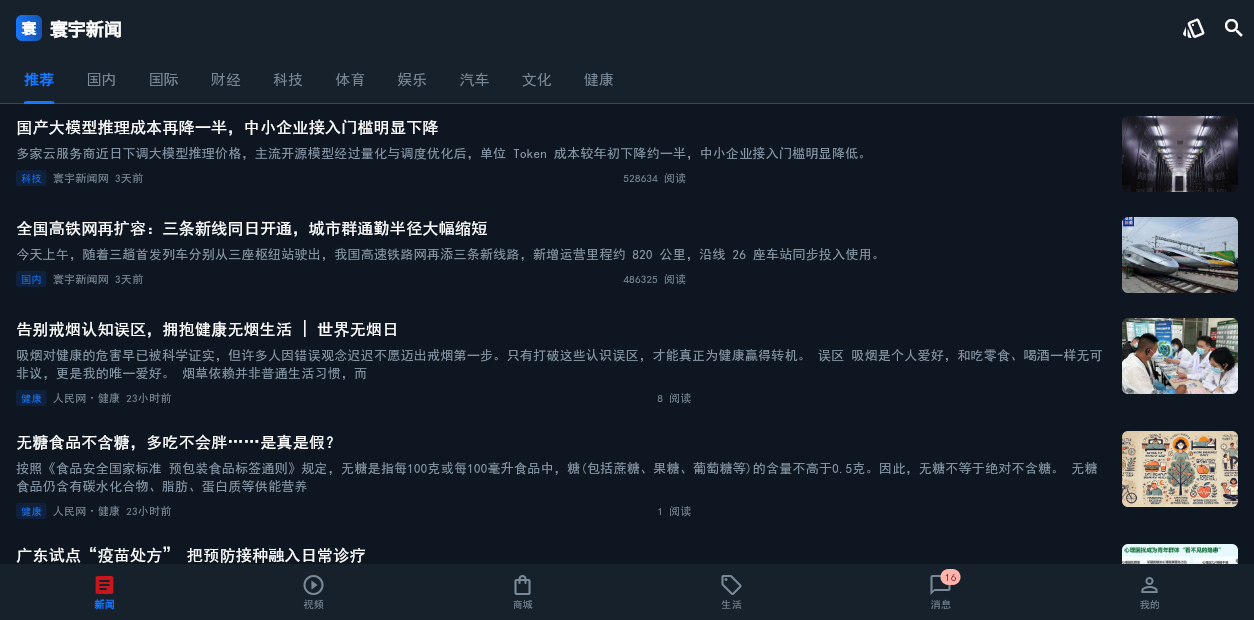
#> input picture apps/huanyu/shot-news.png, 1254 x 620 px
$ python _stripe_scan.py ../shot-news.png
#> lines starting #> are read from the running program, lines starting #| are printed output that depends on the picture
import sys
from PIL import Image

for f in sys.argv[1:]:
    im = Image.open(f).convert('RGB').resize((120, 120))
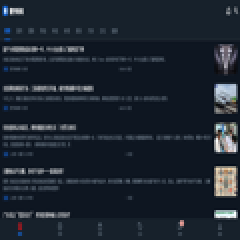
#> im: PIL image 120x120 RGB (shown 2 times larger); mean R, G, B 28.9, 37.2, 47.5
    px = list(im.getdata())
#> px = 14400 items, first 6: (23, 33, 43), (23, 33, 43), (23, 33, 43), (23, 33, 43), (23, 33, 43), (23, 33, 43)
    n = float(len(px))
#> n = 14400
    d = sum(1 for r, g, b in px if r < 70 and g < 70 and b < 70) / n
#> d = 0.87
    y = sum(1 for r, g, b in px if r > 170 and g > 130 and b < 110) / n
#> y = 0.000347
    print('%-24s dark=%.2f yellow=%.2f' % (f, d, y))
#| ../shot-news.png         dark=0.87 yellow=0.00
